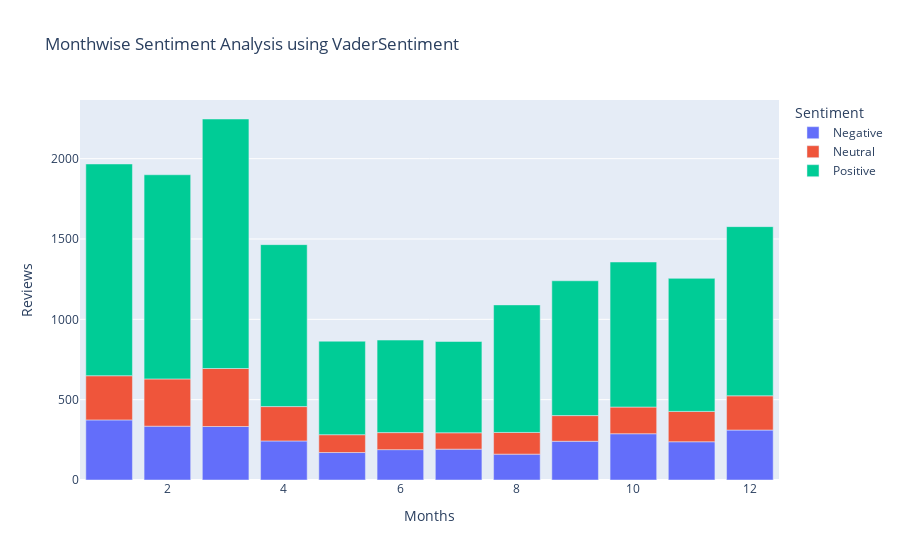

Notebook code cell kept with this figure:
### Code cell
dfx = reviews[['at', 'sentiment_vader']]
dfx['at'] = dfx['at'].dt.month
dfx=dfx.rename(columns={'at':'Months', 'sentiment_vader': 'Sentiment'})
dfx=dfx.groupby(['Months','Sentiment']).size().reset_index(name='Reviews')
fig4 = px.bar(dfx, x="Months", y="Reviews", color="Sentiment", title="Monthwise Sentiment Analysis using VaderSentiment")
fig4.show()

### Figure 1 — Plotly figure (JSON) as saved in the notebook; plotly's stock layout.template omitted (floating-point values rounded to 4 significant figures)
{"data": [{"alignmentgroup": "True", "hovertemplate": "Sentiment=Negative<br>Months=%{x}<br>Reviews=%{y}<extra></extra>", "legendgroup": "Negative", "marker": {"color": "#636efa", "pattern": {"shape": ""}}, "name": "Negative", "offsetgroup": "Negative", "orientation": "v", "showlegend": true, "textposition": "auto", "type": "bar", "x": [1, 2, 3, 4, 5, 6, 7, 8, 9, 10, 11, 12], "xaxis": "x", "y": [374, 335, 333, 243, 171, 189, 192, 161, 241, 288, 238, 311], "yaxis": "y"}, {"alignmentgroup": "True", "hovertemplate": "Sentiment=Neutral<br>Months=%{x}<br>Reviews=%{y}<extra></extra>", "legendgroup": "Neutral", "marker": {"color": "#EF553B", "pattern": {"shape": ""}}, "name": "Neutral", "offsetgroup": "Neutral", "orientation": "v", "showlegend": true, "textposition": "auto", "type": "bar", "x": [1, 2, 3, 4, 5, 6, 7, 8, 9, 10, 11, 12], "xaxis": "x", "y": [275, 294, 361, 214, 111, 106, 102, 135, 160, 166, 189, 213], "yaxis": "y"}, {"alignmentgroup": "True", "hovertemplate": "Sentiment=Positive<br>Months=%{x}<br>Reviews=%{y}<extra></extra>", "legendgroup": "Positive", "marker": {"color": "#00cc96", "pattern": {"shape": ""}}, "name": "Positive", "offsetgroup": "Positive", "orientation": "v", "showlegend": true, "textposition": "auto", "type": "bar", "x": [1, 2, 3, 4, 5, 6, 7, 8, 9, 10, 11, 12], "xaxis": "x", "y": [1318, 1271, 1553, 1008, 582, 576, 568, 794, 839, 903, 828, 1053], "yaxis": "y"}], "layout": {"barmode": "relative", "legend": {"title": {"text": "Sentiment"}, "tracegroupgap": 0}, "title": {"text": "Monthwise Sentiment Analysis using VaderSentiment"}, "xaxis": {"anchor": "y", "domain": [0, 1], "title": {"text": "Months"}}, "yaxis": {"anchor": "x", "domain": [0, 1], "title": {"text": "Reviews"}}}}
